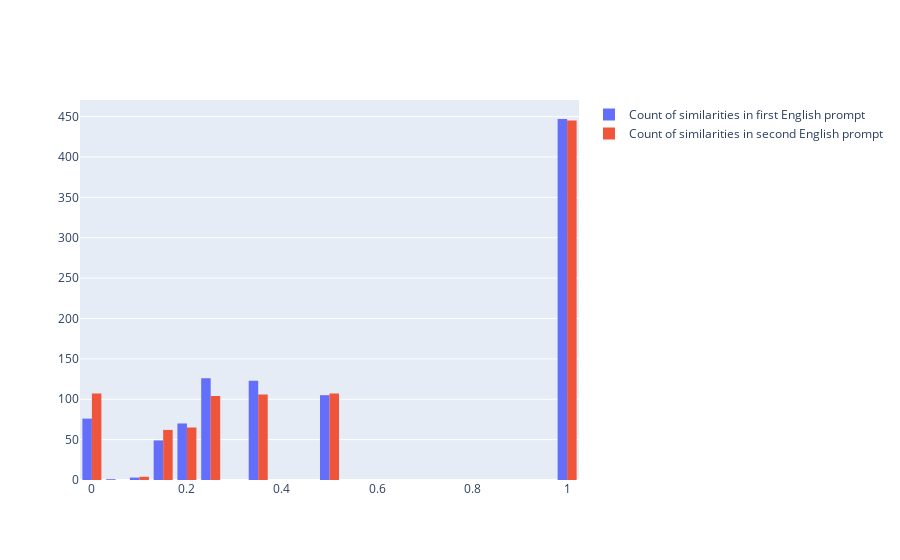

Notebook code for this chart:
### Code cell
import plotly.graph_objects as go


fig = go.Figure()

fig.add_trace(go.Histogram(histfunc="count", y=dataset['similarity_eng_p1'], x=dataset['similarity_eng_p1'], name="Count of similarities in first English prompt"))
fig.add_trace(go.Histogram(histfunc="count", y=dataset['similarity_eng_p2'], x=dataset['similarity_eng_p2'], name="Count of similarities in second English prompt"))

fig.show()

### Figure 1 — Plotly figure (JSON) as saved in the notebook; plotly's stock layout.template omitted (floating-point values rounded to 4 significant figures; data arrays with more than 128 entries replaced by an {"elided": "..."} marker saying what was removed)
{"data": [{"histfunc": "count", "name": "Count of similarities in first English prompt", "type": "histogram", "x": {"elided": "1000 float values"}, "y": {"elided": "1000 float values"}}, {"histfunc": "count", "name": "Count of similarities in second English prompt", "type": "histogram", "x": {"elided": "1000 float values"}, "y": {"elided": "1000 float values"}}], "layout": {}}
